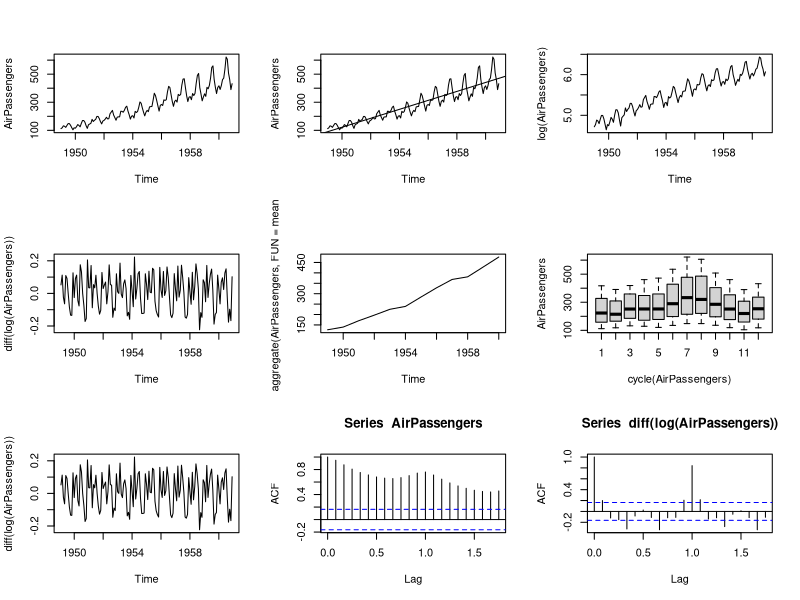
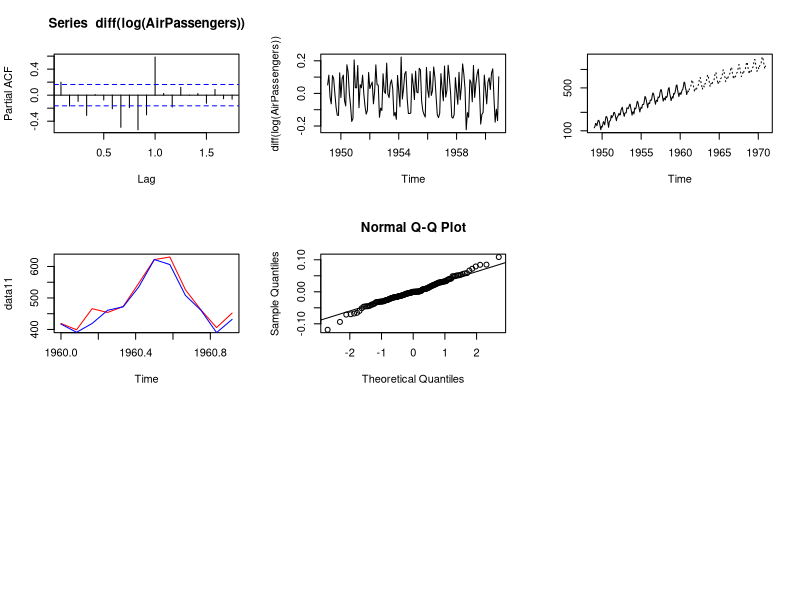

Reproduce these figures in R, in order.
#Time-Series 
data(AirPassengers) 
AirPassengers 
str(AirPassengers) 
class(AirPassengers) 
#Check for missing values 
sum(is.na(AirPassengers)) 

start(AirPassengers) 
end(AirPassengers) 

frequency(AirPassengers) 

summary(AirPassengers) 
par(mfrow=c(3,3)) 
plot(AirPassengers) 

plot.ts(AirPassengers)
abline(reg=lm(AirPassengers~time(AirPassengers))) #This will print the cycle across years 
cycle(AirPassengers)

#Step 3: Make it stationary

plot(log(AirPassengers))
plot(diff(log(AirPassengers)))

plot(aggregate(AirPassengers,FUN=mean))

boxplot(AirPassengers~cycle(AirPassengers))

plot(diff(log(AirPassengers))) 

#Step 5: Model Identification and Estimation

acf(AirPassengers) 
acf(diff(log(AirPassengers)))
pacf(diff(log(AirPassengers)))
plot(diff(log(AirPassengers)))

#Step 6: ARIMA Model Prediction

fit <- arima(log(AirPassengers),c(0,1,1),seasonal = list(order=c(0,1,1),period=12))
fit
pred <- predict(fit,n.ahead=10*12) 
pred1<-round(2.718^pred$pred,0)
pred1 

ts.plot(AirPassengers,pred1,log="y",lty=c(1,3))

data1<-head(pred1,12) 
data1
predicted_1960 <- round(data1)
original_1960 <- tail(AirPassengers,12) 

datawide <- ts(AirPassengers, frequency = 12, start=c(1949,1), end=c(1959,12)) 
datawide
fit1 <- arima(log(datawide),c(0,1,1),seasonal = list(order=c(0,1,1),period=12)) 
pred <- predict(fit1,n.ahead=10*12) 
pred1<-2.718^pred$pred 
pred1 

data11=round(head(pred1,12),0) 
data22=round(tail(AirPassengers,12),0) 

plot(data11,col="red", type="l") 
lines(data22,col="blue")
#Step 7: Check normality using Q-Q plot

qqnorm(residuals(fit)) 
qqline(residuals(fit))

